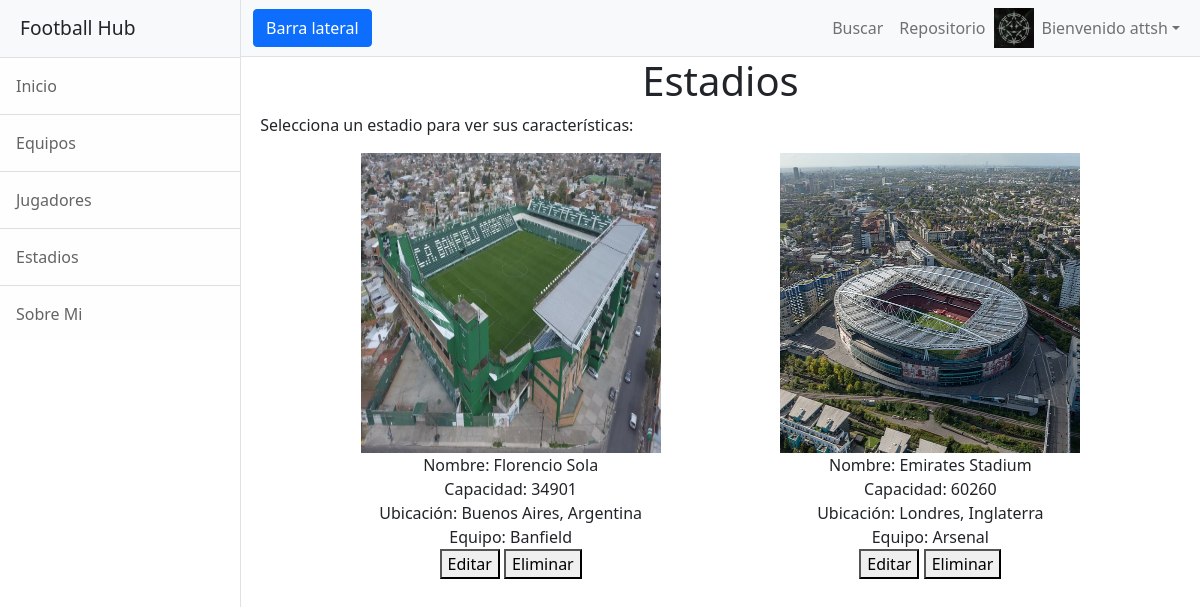
Screenshot of /App_fbhub/Estadios/ (signed in) with the database file from the repository.
### App_fbhub/models.py (models this page shows, shortened)
class Estadio(models.Model):
    nombre = models.CharField(max_length=40, default="")
    capacidad = models.IntegerField()
    ubicacion = models.CharField(max_length=40)
    equipo = models.CharField(max_length=40)
    imagen = models.ImageField(upload_to="media/", default="media/No-Image-Placeholder.jpg")

### App_fbhub/views.py (the view)
# urls.py: path("Estadios/", views.estadios, name="Estadios"),
def estadios(request):
    avatar = Avatar.objects.filter(user=request.user.id)
    estadios = Estadio.objects.all()
    context = {"estadios":estadios, "url":avatar[0].imagen.url}
    return render(request, "../templates/estadios.html", context)

### App_fbhub/templates/estadios.html
{% extends "padre.html" %}
{% load static %}
{% block changed_content  %}
<h1 style="display: flex; justify-content: center;"> Estadios </h1>
<p style="margin-left: 2%;"> Selecciona un estadio para ver sus características: </p>
<div class="estadios">
    {% for i in estadios %}
    <div class="estadios_ind">
        <img src="{{i.imagen.url}}" alt="Escudo {{i.nombre}}" onerror="this.onerror=null;this.src='/media/No-Image-Placeholder.jpg';">
        <li>Nombre: {{i.nombre}}</li>
        <li>Capacidad: {{i.capacidad}}</li>
        <li>Ubicación: {{i.ubicacion}}</li>
        <li>Equipo: {{i.equipo}}</li>
        <button><a href="{% url 'EditarEstadio' i.nombre %}" style="color: black; text-decoration: none;">Editar</a></button>
        <button><a href="{% url 'EliminarEstadio' i.nombre %}" style="color: black; text-decoration: none;">Eliminar</a></button>
    </div>
    {% endfor %}
</div>
{% endblock %}

### App_fbhub/templates/padre.html (shortened to what this page needs)
<!DOCTYPE html>
<html lang="en">
    <head>
        {% load static %}
        <link href={% static "App_fbhub/css/styles.css" %} rel="stylesheet" />
    </head>
    <body>
        <div class="d-flex" id="wrapper">
            <div class="border-end bg-white" id="sidebar-wrapper">
                <div class="sidebar-heading border-bottom bg-light">Football Hub</div>
                <div class="list-group list-group-flush">
                    <a class="list-group-item list-group-item-action list-group-item-light p-3" href="{% url 'Inicio' %}">Inicio</a>
                    <a class="list-group-item list-group-item-action list-group-item-light p-3" href="{% url 'Equipos' %}">Equipos</a>
                    <a class="list-group-item list-group-item-action list-group-item-light p-3" href="{% url 'Jugadores' %}">Jugadores</a>
                    <a class="list-group-item list-group-item-action list-group-item-light p-3" href="{% url 'Estadios' %}">Estadios</a>
                    <a class="list-group-item list-group-item-action list-group-item-light p-3" href="{% url 'About' %}">Sobre Mi</a>
                </div>
            </div>
            <div id="page-content-wrapper">
                <nav class="navbar navbar-expand-lg navbar-light bg-light border-bottom">
                    <div class="container-fluid">
                        <button class="btn btn-primary" id="sidebarToggle">Barra lateral</button>
                        <div class="collapse navbar-collapse" id="navbarSupportedContent">
                            <ul class="navbar-nav ms-auto mt-2 mt-lg-0">
                                <li class="nav-item active"><a class="nav-link" href="{% url 'Buscar' %}">Buscar</a></li>
                                <li class="nav-item"><a class="nav-link" href="https://github.com/Ignacio-Humphreys/Tercera-Pre-Entrega-Humphreys" target="_blank">Repositorio</a></li>
                                {% if request.user.is_authenticated %}
                                <li><img src="{{url}}" style="max-height: 40px; max-width: 40px;"></li>
                                {% endif %}
                                <li class="nav-item dropdown">
                                        {% if request.user.is_authenticated %}
                                    <a class="nav-link dropdown-toggle" id="navbarDropdown" href="#" role="button" data-bs-toggle="dropdown" aria-haspopup="true" aria-expanded="false">Bienvenido {{user.username}}</a>
                                        {% endif %}
                                </li>
                            </ul>
                        </div>
                    </div>
                </nav>
                {% block changed_content %}{% endblock %}
            </div>
        </div>
    </body>
</html>

### rows the page displays
Estadio: imagen (picture), nombre "Florencio Sola", capacidad "34901", ubicacion "Buenos Aires, Argentina", equipo "Banfield"
Estadio: imagen (picture), nombre "Emirates Stadium", capacidad "60260", ubicacion "Londres, Inglaterra", equipo "Arsenal"

### other values shown
{{ user.username }} "attsh"
